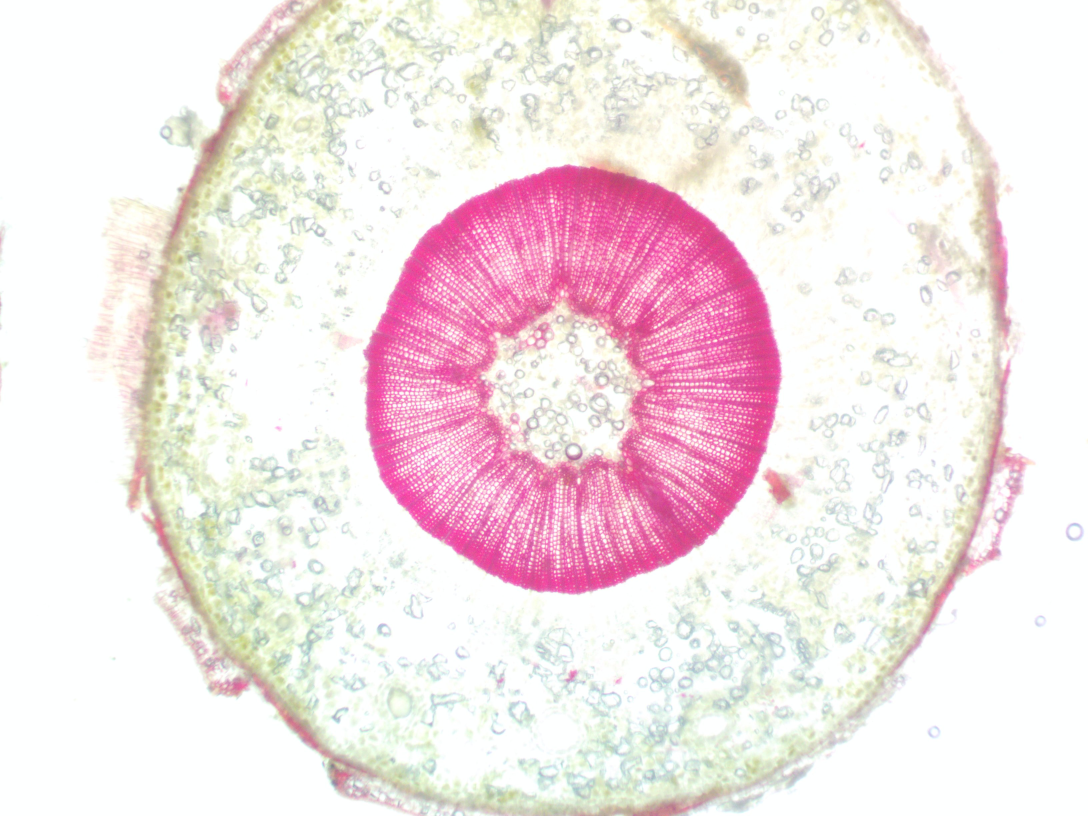
#> input picture examples/input.jpg, 3264 x 2448 px (shown at 1/3 size)
$ python __main__.py ../examples/input.jpg
#> lines starting #> are read from the running program, lines starting #| are printed output that depends on the picture; after the words box and inside, x2 and y2 are one past the last pixel; in counts of white or black regions, pixels touching at a corner belong together
### src/processing.py
import cv2
import numpy as np
import imutils
from typing import List, Tuple

from src.plots import plot_result
from src.constants import color1, color2, r


def extract_contour(img: np.ndarray) -> np.ndarray:
    # image segmentation based on HSV colors
    hsv_img = cv2.cvtColor(img, cv2.COLOR_RGB2HSV)
    mask = cv2.inRange(hsv_img, color1, color2)
    result = cv2.bitwise_and(img, img, mask=mask)

    # countours detection
    cnts = cv2.findContours(
            mask.copy(),
            cv2.RETR_EXTERNAL,
            cv2.CHAIN_APPROX_NONE,
            )

    # select countur with max area
    cnts = imutils.grab_contours(cnts)
    c = max(cnts, key = cv2.contourArea)
    return c


def calc_min_distance(point: Tuple[float, float], cnt: np.ndarray) -> float:
    x, y = point
    x_c, y_c = cnt[:, 0, 0], cnt[:, 0, 1]
    distancies = np.sqrt(np.power(x - x_c, 2) + np.power(y - y_c, 2))
    return np.min(distancies)


def check_point(point: Tuple[float, float], cnt: np.ndarray, point_type: str) -> Tuple[float, float]:
    while(calc_min_distance(point, cnt) < r):
        if point_type == "top":
            point = (point[0], point[1] + 1)
        elif point_type == "left":
            point = (point[0] +1, point[1])
        elif point_type == "right":
            point = (point[0] - 1, point[1])
        elif point_type == "bottom":
            point = (point[0], point[1] - 1)
    return point


def select_points(c: np.ndarray) -> List[Tuple[float, float]]:
    # find countur centr
    M = cv2.moments(c)
    cx = int(M['m10']/M['m00'])
    cy = int(M['m01']/M['m00'])

    points = []
    # points from bottom
    cb = c[np.where(c[:, 0, 1] > cy)]
    idx1 = np.abs(cb[:, 0, 0] - (cx-3*r)).argmin()
    idx2 = np.abs(cb[:, 0, 0] - (cx-r)).argmin()
    idx3 = np.abs(cb[:, 0, 0] - (cx+r)).argmin()
    idx4 = np.abs(cb[:, 0, 0] - (cx+3*r)).argmin()

    points.append(check_point((cb[idx1][0][0], cb[idx1][0][1]-r), cb, "bottom"))
    points.append(check_point((cb[idx2][0][0], cb[idx2][0][1]-r), cb, "bottom"))
    points.append(check_point((cb[idx3][0][0], cb[idx3][0][1]-r), cb, "bottom"))
    points.append(check_point((cb[idx4][0][0], cb[idx4][0][1]-r), cb, "bottom"))

    # points from top
    ct = c[np.where(c[:, 0, 1] < cy)]
    idx5 = np.abs(ct[:, 0, 0] - (cx-3*r)).argmin()
    idx6 = np.abs(ct[:, 0, 0] - (cx-r)).argmin()
    idx7 = np.abs(ct[:, 0, 0] - (cx+r)).argmin()
    idx8 = np.abs(ct[:, 0, 0] - (cx+3*r)).argmin()

    points.append(check_point((ct[idx5][0][0], ct[idx5][0][1]+r), ct, "top"))
    points.append(check_point((ct[idx6][0][0], ct[idx6][0][1]+r), ct, "top"))
    points.append(check_point((ct[idx7][0][0], ct[idx7][0][1]+r), ct, "top"))
    points.append(check_point((ct[idx8][0][0], ct[idx8][0][1]+r), ct, "top"))

    # points from right
    cr = c[np.where(c[:, 0, 0] > cx)]
    idx9 = np.abs(cr[:, 0, 1] - (cy-3*r)).argmin()
    idx10 = np.abs(cr[:, 0, 1] - (cy-r)).argmin()
    idx11 = np.abs(cr[:, 0, 1] - (cy+r)).argmin()
    idx12 = np.abs(cr[:, 0, 1] - (cy+3*r)).argmin()

    points.append(check_point((cr[idx9][0][0]-r, cr[idx9][0][1]), cr, "right"))
    points.append(check_point((cr[idx10][0][0]-r, cr[idx10][0][1]), cr, "right"))
    points.append(check_point((cr[idx11][0][0]-r, cr[idx11][0][1]), cr, "right"))
    points.append(check_point((cr[idx12][0][0]-r, cr[idx12][0][1]), cr, "right"))

    # points from left
    cl = c[np.where(c[:, 0, 0] < cx)]
    idx13 = np.abs(cl[:, 0, 1] - (cy-3*r)).argmin()
    idx14 = np.abs(cl[:, 0, 1] - (cy-r)).argmin()
    idx15 = np.abs(cl[:, 0, 1] - (cy+r)).argmin()
    idx16 = np.abs(cl[:, 0, 1] - (cy+3*r)).argmin()

    points.append(check_point((cl[idx13][0][0]+r, cl[idx13][0][1]), cl, "left"))
    points.append(check_point((cl[idx14][0][0]+r, cl[idx14][0][1]), cl, "left"))
    points.append(check_point((cl[idx15][0][0]+r, cl[idx15][0][1]), cl, "left"))
    points.append(check_point((cl[idx16][0][0]+r, cl[idx16][0][1]), cl, "left"))

    return points


def mean_color(points: List[Tuple[float, float]], img: np.ndarray) -> List[np.ndarray]:
    res = []
    for p in points:
        mask = np.zeros_like(img)
        mask = cv2.circle(mask, p, r, (255,255,255), -1)
        result = cv2.cvtColor(img.copy(), cv2.COLOR_BGR2BGRA)
        result[:, :, 3] = mask[:,:,0]
        res.append(result[np.where(result[:,:, 3] > 0)].mean(axis=0))
    return res


def process_image(image: np.ndarray, plot=None):
    cnt = extract_contour(image)
    points = select_points(cnt)
    colors = mean_color(points, image)
    if plot:
        plot_result(image, cnt, points, r, plot)
    return colors

### src/output.py
from typing import List
import numpy as np

def print_results(filenames: List[str], results: List[np.ndarray]):
    print("filename | south_ 1 | south_2 | south_3 | south_4 | nort_1 | nort_2 | nort_3 | nort_4 | east_1 | east_2 | east_3 | east_4 | west_1 | west_2 | west_3 | west_4")
    for filename, row in zip(filenames, results):
        output = filename + " " + " ".join([str([i for i in item[:3]]) for item in row])
        print(output)

### src/__main__.py
import cv2
import argparse
import os
import tarfile
import numpy as np
from pathlib import Path

from src.processing import process_image
from src.output import print_results

parser = argparse.ArgumentParser()
parser.add_argument(
        "filename",
        help="name of file to process", type=str)
parser.add_argument(
        "--save_result",
        help="save processed image in specified file", type=str)
parser.add_argument(
        "--rar", "-r",
        help="process all images in archive (specified as filename argument)",
        action="store_true")


def main(filename: str, save_result=None):
#> called with filename = '../examples/input.jpg'
    img = cv2.imread(filename)
#> img is the input picture: shape (2448, 3264, 3); mean B, G, R 231.7, 229.4, 244
    img = cv2.resize(img, (1280, 1024))
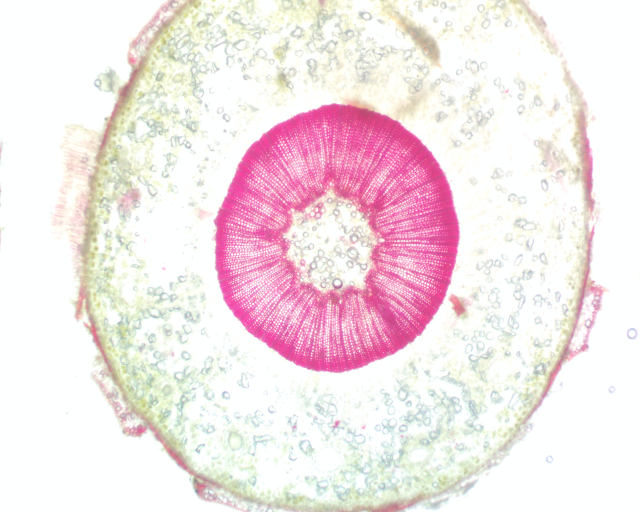
#> img: shape (1024, 1280, 3) (shown at 1/2 size); mean B, G, R 231.7, 229.3, 244
    result = process_image(img, plot=save_result)
#> in extract_contour, `hsv_img = cv2.cvtColor(img, cv2.COLOR_RGB2HSV)`: hsv_img: shape (1024, 1280, 3); mean H, S, V 66.4, 25.1, 246.3
#> in extract_contour, `mask = cv2.inRange(hsv_img, color1, color2)`:
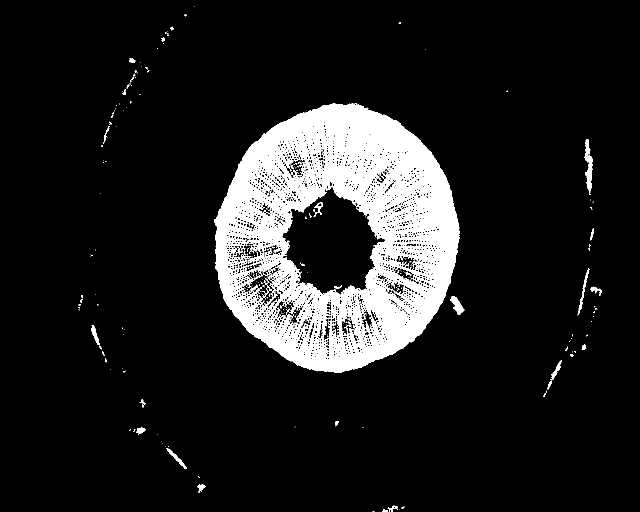
#> mask: shape (1024, 1280) (shown at 1/2 size); 11.3% white; 266 white regions (231 under 20 px)
#> in extract_contour, `result = cv2.bitwise_and(img, img, mask=mask)`:
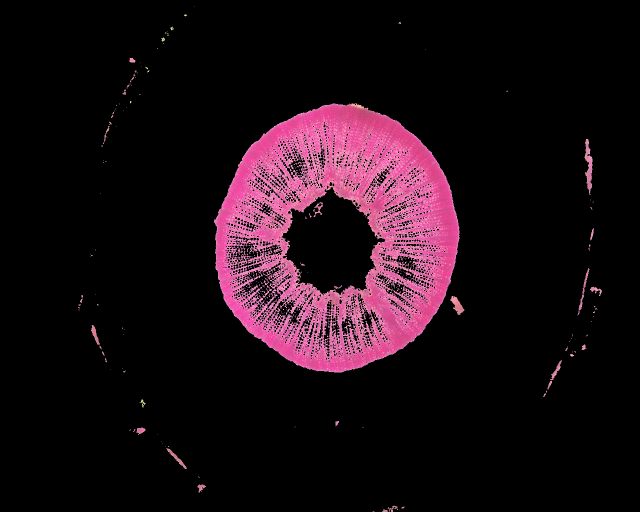
#> result: shape (1024, 1280, 3) (shown at 1/2 size); mean B, G, R 19.3, 12.5, 26.6
#> in extract_contour, `cnts = cv2.findContours( mask.copy(), cv2.RETR_EXTERNAL, cv2.CHAIN_APP..`: cnts = 126 contours, 103 with area under 20; largest, box (x1, y1, x2, y2) and area: (428, 206, 919, 745) 200984, (1169, 278, 1185, 390) 792, (901, 592, 929, 630) 446, (333, 896, 374, 938) 262, (1155, 536, 1179, 631) 242
#> in extract_contour, `c = max(cnts, key = cv2.contourArea)`: c = contour of 1523 points, box (x1, y1, x2, y2) (428, 206, 919, 745), area 200984
#> in process_image, `cnt = extract_contour(image)`: cnt has the same summary as c in extract_contour
#> in select_points, `M = cv2.moments(c)`: M = moments, m00 200983.5, centre m10/m00, m01/m00 = (673.3, 476.3)
#> in select_points, `cx = int(M['m10']/M['m00'])`: cx = 673
#> in select_points, `cy = int(M['m01']/M['m00'])`: cy = 476
#> in select_points, `cb = c[np.where(c[:, 0, 1] > cy)]`: cb = contour of 756 points, box (x1, y1, x2, y2) (430, 477, 919, 745), area 100394
#> in select_points, `idx1 = np.abs(cb[:, 0, 0] - (cx-3*r)).argmin()`: idx1 = 337
#> in select_points, `idx2 = np.abs(cb[:, 0, 0] - (cx-r)).argmin()`: idx2 = 367
#> in select_points, `idx3 = np.abs(cb[:, 0, 0] - (cx+r)).argmin()`: idx3 = 397
#> in select_points, `idx4 = np.abs(cb[:, 0, 0] - (cx+3*r)).argmin()`: idx4 = 427
#> in calc_min_distance, `x, y = point`: x = 628; y = 724
#> the loop in check_point, `while(calc_min_distance(point, cnt) < r):` made 2 passes
#> the loop in check_point (call 2), `while(calc_min_distance(point, cnt) < r):` made 2 passes
#> in select_points, `ct = c[np.where(c[:, 0, 1] < cy)]`: ct = contour of 765 points, box (x1, y1, x2, y2) (428, 206, 919, 476), area 99614
#> in select_points, `idx5 = np.abs(ct[:, 0, 0] - (cx-3*r)).argmin()`: idx5 = 85
#> in select_points, `idx6 = np.abs(ct[:, 0, 0] - (cx-r)).argmin()`: idx6 = 55
#> in select_points, `idx7 = np.abs(ct[:, 0, 0] - (cx+r)).argmin()`: idx7 = 25
#> in select_points, `idx8 = np.abs(ct[:, 0, 0] - (cx+3*r)).argmin()`: idx8 = 749
#> in select_points, `cr = c[np.where(c[:, 0, 0] > cx)]`: cr = contour of 764 points, box (x1, y1, x2, y2) (674, 206, 919, 745), area 100214
#> in select_points, `idx9 = np.abs(cr[:, 0, 1] - (cy-3*r)).argmin()`: idx9 = 458
#> in select_points, `idx10 = np.abs(cr[:, 0, 1] - (cy-r)).argmin()`: idx10 = 428
#> in select_points, `idx11 = np.abs(cr[:, 0, 1] - (cy+r)).argmin()`: idx11 = 398
#> in select_points, `idx12 = np.abs(cr[:, 0, 1] - (cy+3*r)).argmin()`: idx12 = 368
#> in select_points, `cl = c[np.where(c[:, 0, 0] < cx)]`: cl = contour of 757 points, box (x1, y1, x2, y2) (428, 207, 673, 745), area 99697
#> in select_points, `idx13 = np.abs(cl[:, 0, 1] - (cy-3*r)).argmin()`: idx13 = 325
#> in select_points, `idx14 = np.abs(cl[:, 0, 1] - (cy-r)).argmin()`: idx14 = 359
#> in select_points, `idx15 = np.abs(cl[:, 0, 1] - (cy+r)).argmin()`: idx15 = 389
#> in select_points, `idx16 = np.abs(cl[:, 0, 1] - (cy+3*r)).argmin()`: idx16 = 419
#> in process_image, `points = select_points(cnt)`: points = [(628, 722), (658, 726), (688, 725), (718, 718), (628, 237), (658, 225), (688, 226), (718, 229), (896, 431), (902, 461), (899, 491), (894, 521), (452, 431), (449, 461), (448, 491), (448, 521)]
#> the loop in mean_color, `for p in points:` made 16 passes
#> pass 1, in mean_color, `mask = cv2.circle(mask, p, r, (255,255,255), -1)`:
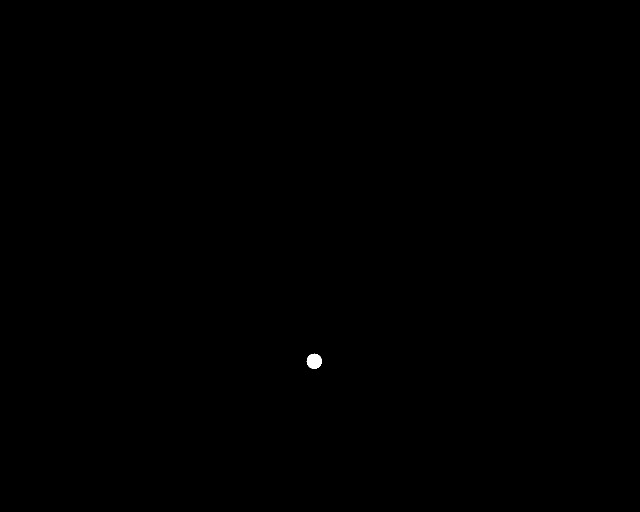
#> mask: shape (1024, 1280, 3) (shown at 1/2 size); 0.05% white; 1 white region, box (x1, y1, x2, y2) and area: (613, 707, 644, 738) 709
#> after the loop in mean_color, `for p in points:`: res = 16 items, first 6: [158.1, 89.5, 228.6, 255], [165.6, 92.8, 233.2, 255], [158, 87.41, 229.6, 255], [156.2, 89.37, 227.5, 255], [156.7, 80.83, 234.1, 255], [147.7, 74.27, 229.7, 255]
#> in process_image, `colors = mean_color(points, image)`: colors has the same summary as res in mean_color
#> result has the same summary as res in mean_color
    print_results([filename], [result])


def get_np_array_from_tar_object(tar_extractfl):
     '''converts a buffer from a tar file in np.array'''
     return np.asarray(
        bytearray(tar_extractfl.read())
        , dtype=np.uint8)


def process_rar(filename: str, save_result=None):
    if save_result:
        Path(save_result).mkdir(parents=True, exist_ok=True)
    tar = tarfile.open(filename, 'r|*')
    filenames, results = [], []
    for file in tar:
        data = tar.extractfile(file)
        if data:
            img = cv2.imdecode(
                    get_np_array_from_tar_object(data),
                    cv2.IMREAD_COLOR,
                    )
            img = cv2.resize(img, (1280, 1024))
            out_file = None
            if save_result:
                out_file = os.path.join(save_result, file.name.split('/')[-1])
            filenames.append(file.name.split('/')[-1])
            results.append(process_image(img, plot=out_file))
    print_results(filenames, results)


if __name__ == "__main__":
    args = parser.parse_args()
    if args.rar:
        process_rar(args.filename, args.save_result)
    else:
        main(args.filename, args.save_result)
